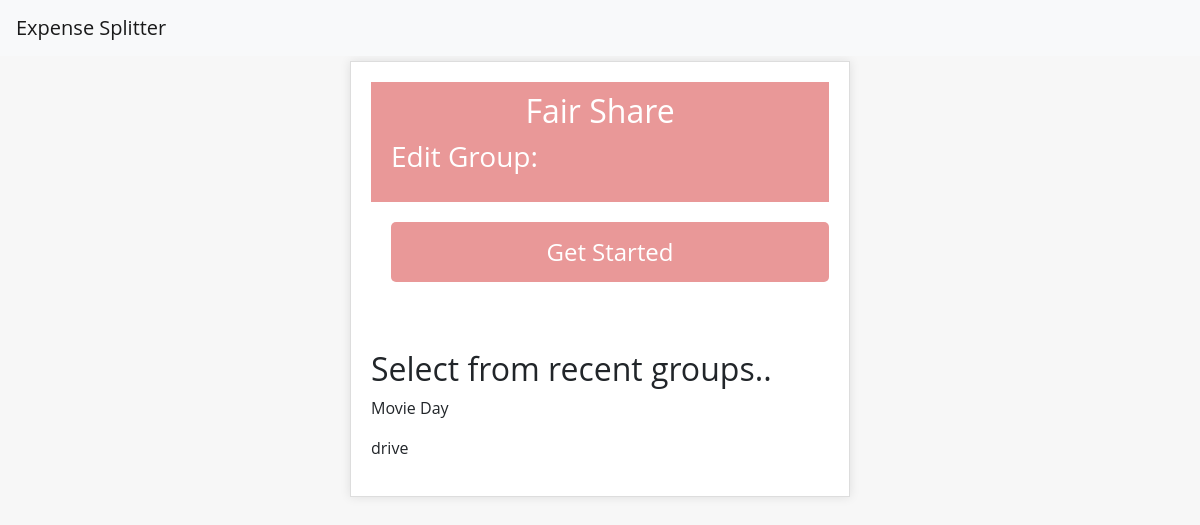
The app's page /, older data.
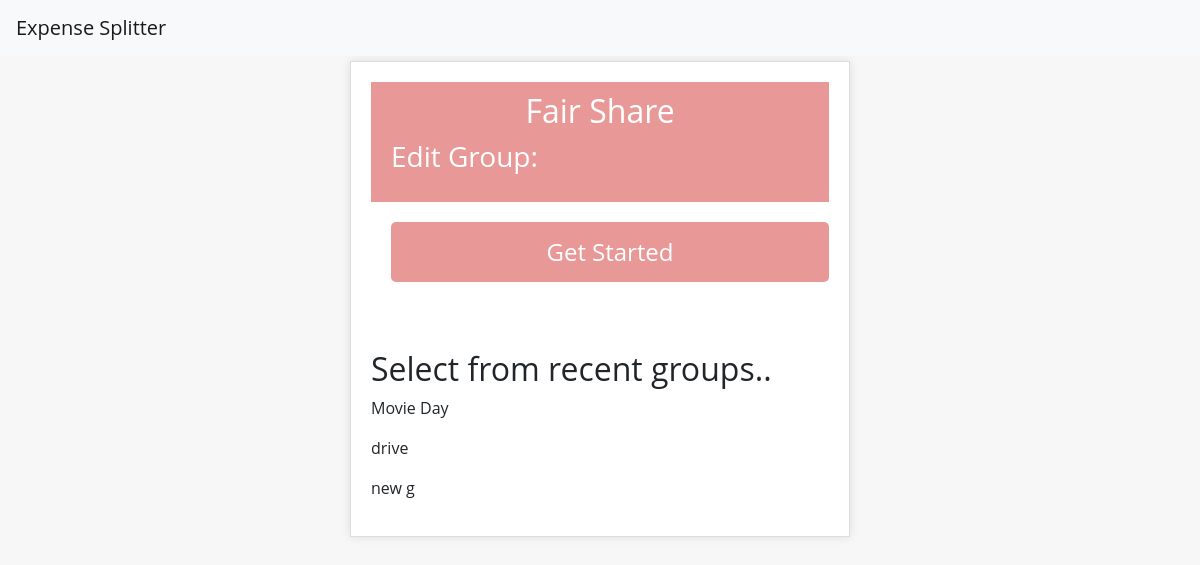
The same page, newer data.
### expenses/models.py (models this page shows, shortened)
class Group(models.Model):
    id = models.UUIDField(primary_key=True, default=uuid.uuid4, editable=False)
    grp_name = models.CharField(max_length=25)
    members = models.ManyToManyField(Member, through='GroupMember', related_name='groups')

### expenses/views.py (the view)
# urls.py: path('', views.dashboard, name='home'),
def dashboard(request):
    groups = Group.objects.all()
    return render(request, 'expenses/dashboard.html', {'groups': groups})

### expenses/templates/expenses/dashboard.html (shortened to what this page needs)
{% extends 'expenses/base.html' %}
{% load static %}
{% block content %}
<div class="header">
    <h2>Fair Share</h2>
    <div class="sub-header">
        <h3>Edit Group: {{ group.name }}</h3>
    </div>
</div>
<div class = "content">
  <a href="{% url 'create_group' %}" ><button type="submit"class="add-transaction-button">Get Started</button></a>
</div>
<br><br>
  <h2>Select from recent groups..</h2>
    {% for group in groups %}
      <p>
        <a href="{% url 'group_detail' group.id %}" class= "recent-grp" >{{ group.grp_name }}</a>
      </p>
    {% endfor %}
{% endblock %}

### expenses/templates/expenses/base.html (shortened to what this page needs)
{% load static %}
<!DOCTYPE html>
<html>
<head>
    <link rel="stylesheet" href="https://maxcdn.bootstrapcdn.com/bootstrap/4.0.0/css/bootstrap.min.css">
    <link rel="stylesheet" href="{% static 'styles/new.css' %}" />
</head>
<body>
    {% include 'expenses/navbar.html' %}
    <div class="container">
        {% block content %}
        {% endblock %}
    </div>
</body>
</html>

### expenses/templates/expenses/navbar.html (shortened to what this page needs)
<nav class="navbar navbar-expand-lg navbar-light bg-light">
    <a class="navbar-brand" href="{% url 'home' %}">Expense Splitter</a>
</nav>

### static/styles/new.css (style rules this page uses)
body { font-family: 'Open Sans', sans-serif; background-color: #f7f7f7; }
.container { max-width: 500px; margin: 5px auto; padding: 20px; background-color: #fff; border: 1px solid #ddd; box-shadow: 0 0 10px rgba(0, 0, 0, 0.1); }
.header { background-color: #e99898; color: #fff; padding: 10px; text-align: center; }
.sub-header { background-color: #e99898; color: #fff; padding: 10px; text-align: left; }
.content { padding: 10px; }
.header h2 { margin: 0; }
.add-transaction-button { background-color: #e99898; color: white; padding: 12px 20px; margin: 10px; border: none; border-radius: 5px; cursor: pointer; font-size: 1.5em; width: 100%; }
.recent-grp { cursor: default; text-decoration: none; color: inherit; }

Row changes from the older to the newer data that the page shows:
added Group: grp_name "new g"
